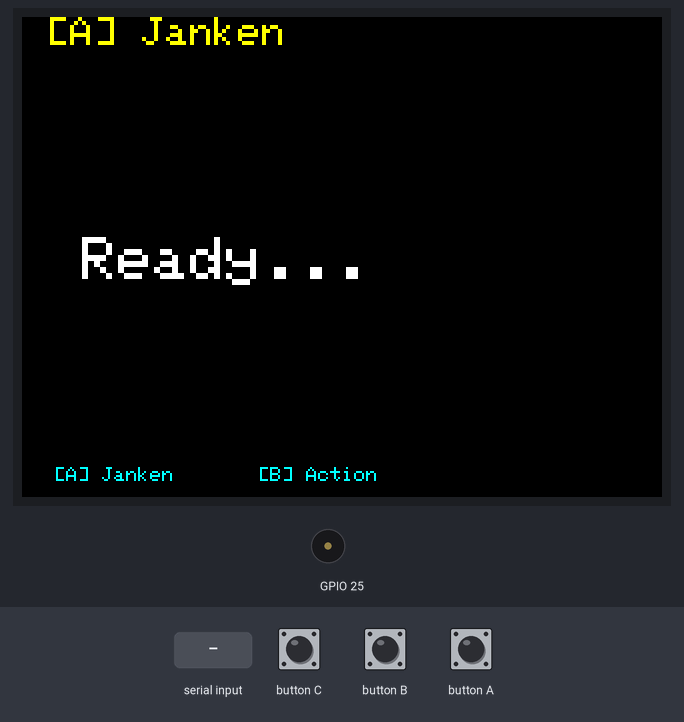
The program below on a simulated ESP32. Shown: 320×240 colour display, buzzer (waves = sounding). The test bench sets the inputs (shaded band).

Above: at 1.4 s.
1.5 s: "Closed_Fist\n" received over Serial
At 2.9 s:
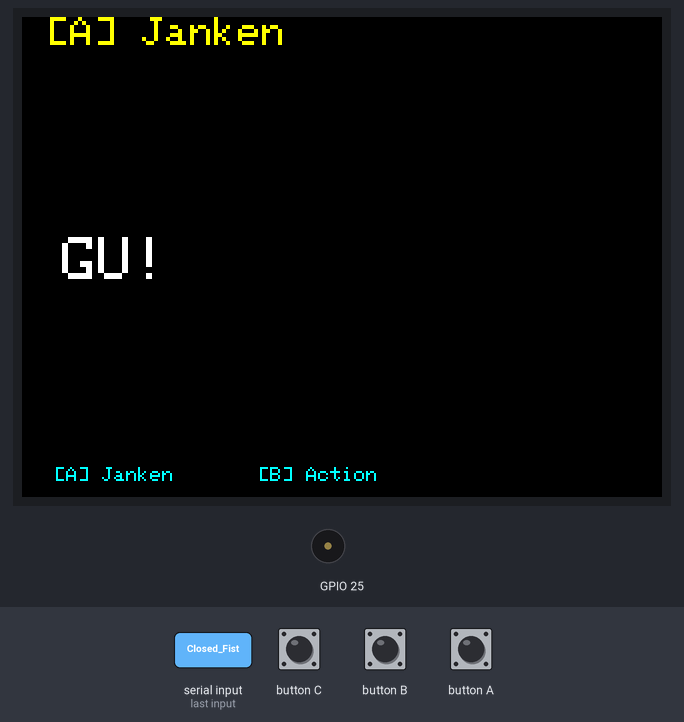
3.2 s: button B pressed for 0.15 s
At 3.8 s:
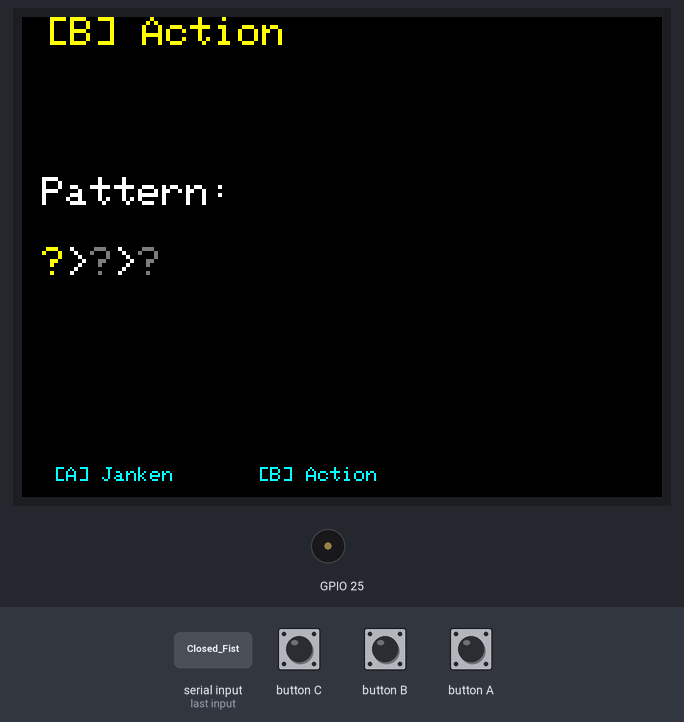
4.8 s: "Open_Palm\n" received over Serial
At 5.3 s:
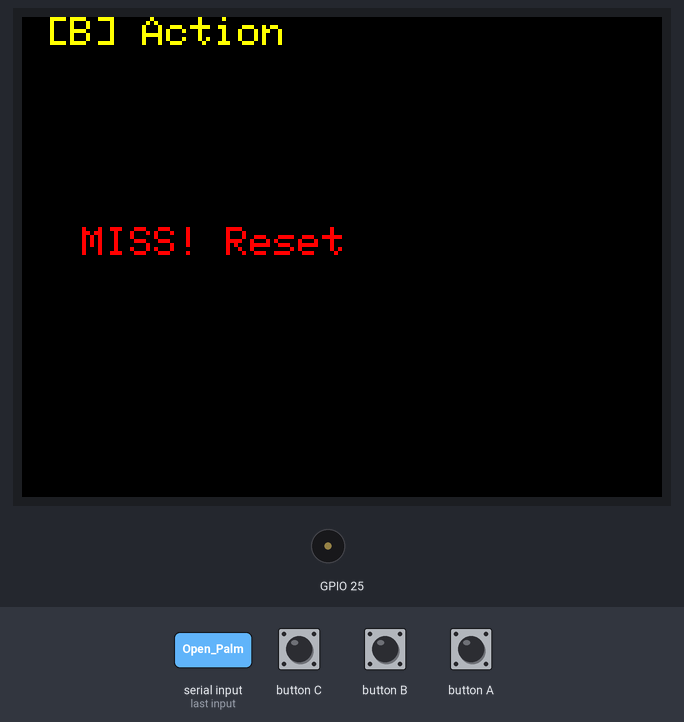
7.2 s: "Closed_Fist\n" received over Serial
At 7.8 s:
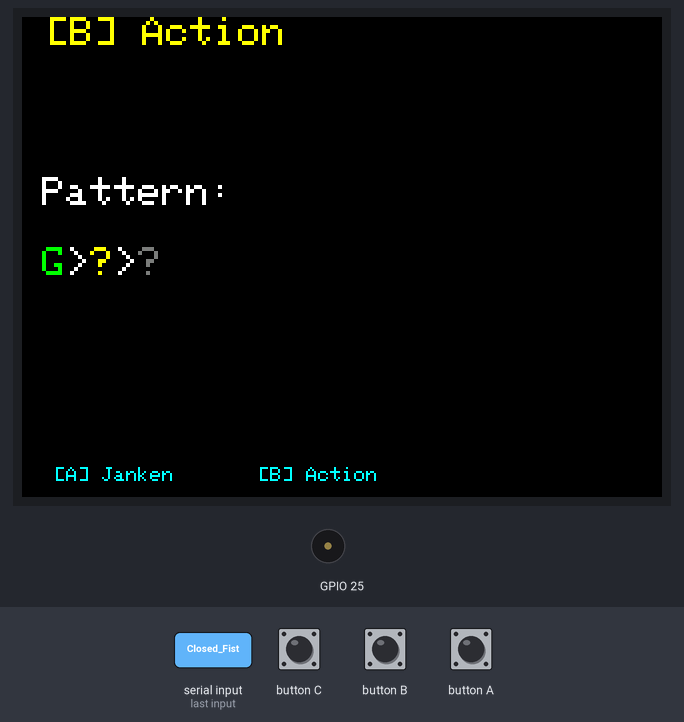
8.7 s: "Victory\n" received over Serial
At 9.6 s:
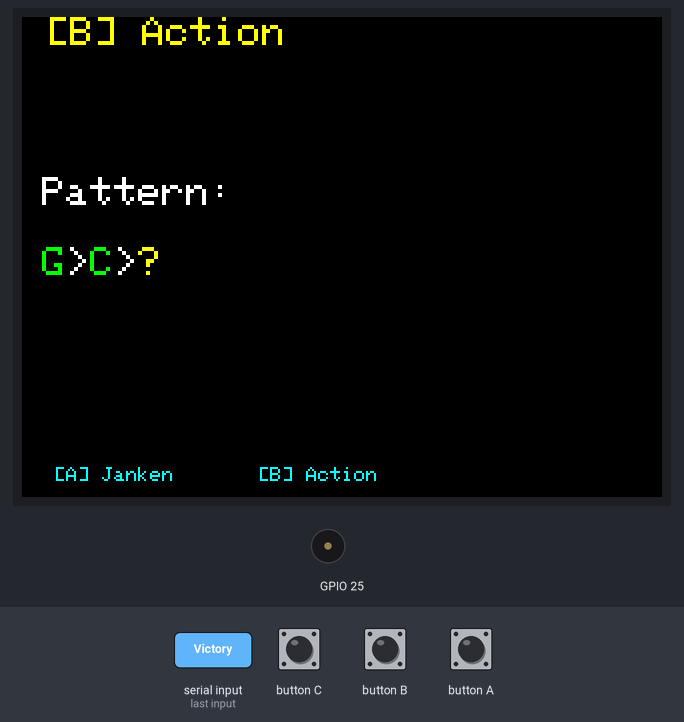
10.2 s: "Open_Palm\n" received over Serial
At 10.6 s:
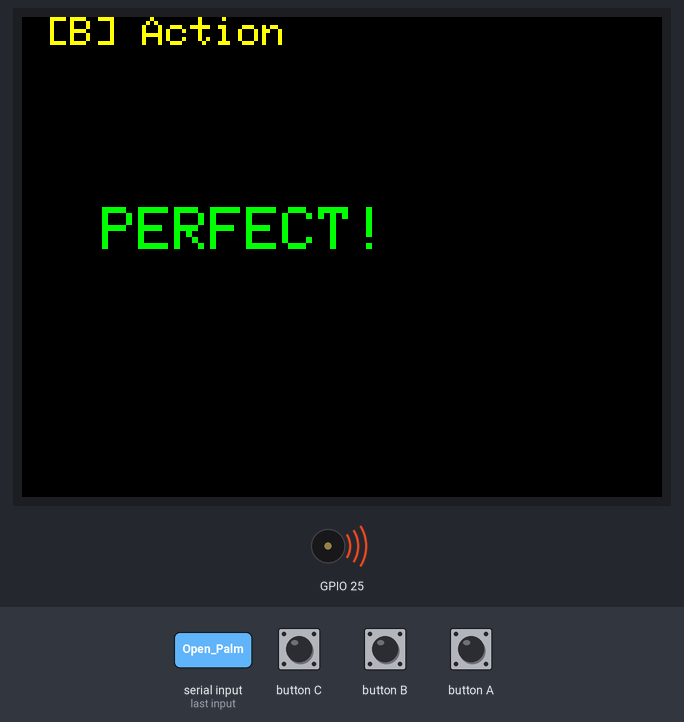
Timing chart, 0 to 13.2 s (numbered marks = the images above; inputs shaded):
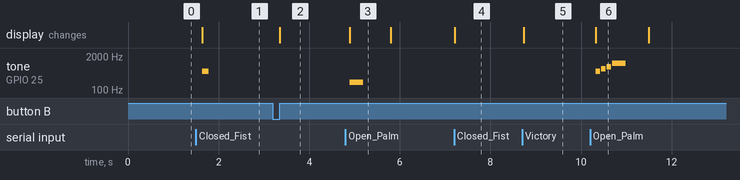

The program:

main.cpp
```cpp
#include <M5Stack.h>

#define MODE_DEFAULT 0
#define MODE_PATTERN 1

// パターン定義: ここを編集して自由に変更できます
// PATTERN: MediaPipe のジェスチャー名（送られてくる文字列）
// PATTERN_LABEL: 画面に表示する短いラベル
const String PATTERN[]       = {"Closed_Fist", "Victory", "Open_Palm"};
const String PATTERN_LABEL[] = {"G", "C", "P"};
const int    PATTERN_LEN     = sizeof(PATTERN) / sizeof(PATTERN[0]);

int currentMode = MODE_DEFAULT;
int patternStep = 0;
String gesture  = "";

void showModeLabel();
void drawButtons();
void showResult(String g);
void showPatternProgress();
void showPatternMode(String g);

void setup() {
  M5.begin();
  M5.Power.begin();
  Serial.begin(115200);
  M5.Lcd.fillScreen(BLACK);
  showModeLabel();
  M5.Lcd.setTextSize(3);
  M5.Lcd.setTextColor(WHITE, BLACK);
  M5.Lcd.setCursor(30, 110);
  M5.Lcd.print("Ready...");
  drawButtons();
}

void loop() {
  M5.update();

  // ボタンA: デフォルトモードへ
  if (M5.BtnA.wasPressed()) {
    currentMode = MODE_DEFAULT;
    patternStep = 0;
    M5.Lcd.fillScreen(BLACK);
    showModeLabel();
    M5.Lcd.setTextSize(3);
    M5.Lcd.setTextColor(WHITE, BLACK);
    M5.Lcd.setCursor(30, 110);
    M5.Lcd.print("Ready...");
    drawButtons();
  }

  // ボタンB: パターンモードへ
  if (M5.BtnB.wasPressed()) {
    currentMode = MODE_PATTERN;
    patternStep = 0;
    M5.Lcd.fillScreen(BLACK);
    showModeLabel();
    showPatternProgress();
    drawButtons();
  }

  if (Serial.available()) {
    gesture = Serial.readStringUntil('\n');
    gesture.trim();
    if (currentMode == MODE_DEFAULT) {
      showResult(gesture);
    } else {
      showPatternMode(gesture);
    }
  }

  delay(50);
}

void showModeLabel() {
  M5.Lcd.setTextSize(2);
  M5.Lcd.setTextColor(YELLOW, BLACK);
  M5.Lcd.setCursor(0, 0);
  if (currentMode == MODE_DEFAULT) {
    M5.Lcd.print(" [A] Janken          ");
  } else {
    M5.Lcd.print(" [B] Action          ");
  }
}

void drawButtons() {
  M5.Lcd.setTextSize(1);
  M5.Lcd.setTextColor(CYAN, BLACK);
  M5.Lcd.setCursor(10, 225);
  M5.Lcd.print(" [A] Janken       [B] Action        ");
  M5.Lcd.setTextColor(WHITE, BLACK);
}

// パターン進行状況を中段に表示
void showPatternProgress() {
  M5.Lcd.setTextSize(2);
  M5.Lcd.setTextColor(WHITE, BLACK);
  M5.Lcd.setCursor(10, 80);
  M5.Lcd.print("Pattern:            ");
  M5.Lcd.setCursor(10, 115);
  for (int i = 0; i < PATTERN_LEN; i++) {
    if (i < patternStep) {
      M5.Lcd.setTextColor(GREEN, BLACK);
      M5.Lcd.print(PATTERN_LABEL[i]);
    } else if (i == patternStep) {
      M5.Lcd.setTextColor(YELLOW, BLACK);
      M5.Lcd.print("?");
    } else {
      M5.Lcd.setTextColor(DARKGREY, BLACK);
      M5.Lcd.print("?");
    }
    if (i < PATTERN_LEN - 1) {
      M5.Lcd.setTextColor(WHITE, BLACK);
      M5.Lcd.print(">");
    }
  }
  M5.Lcd.print("          ");
}

void showPatternMode(String g) {
  if (g == PATTERN[patternStep]) {
    patternStep++;
    if (patternStep == PATTERN_LEN) {
      // パターン完成
      M5.Lcd.fillScreen(BLACK);
      showModeLabel();
      M5.Lcd.setTextSize(3);
      M5.Lcd.setTextColor(GREEN, BLACK);
      M5.Lcd.setCursor(40, 95);
      M5.Lcd.print("PERFECT!");
      M5.Speaker.tone(523, 100);
      delay(120);
      M5.Speaker.tone(659, 100);
      delay(120);
      M5.Speaker.tone(784, 100);
      delay(120);
      M5.Speaker.tone(1047, 300);
      delay(700);
      patternStep = 0;
      M5.Lcd.fillScreen(BLACK);
      showModeLabel();
      showPatternProgress();
      drawButtons();
    } else {
      showPatternProgress();
    }
  } else {
    // ミス: リセット
    patternStep = 0;
    M5.Lcd.fillScreen(BLACK);
    showModeLabel();
    M5.Lcd.setTextSize(2);
    M5.Lcd.setTextColor(RED, BLACK);
    M5.Lcd.setCursor(30, 105);
    M5.Lcd.print("MISS! Reset");
    M5.Speaker.tone(200, 300);
    delay(800);
    M5.Lcd.fillScreen(BLACK);
    showModeLabel();
    showPatternProgress();
    drawButtons();
  }
}

void showResult(String g) {
  M5.Lcd.fillScreen(BLACK);
  showModeLabel();
  M5.Lcd.setTextSize(3);
  M5.Lcd.setTextColor(WHITE, BLACK);
  M5.Lcd.setCursor(20, 110);

  if (g == "Closed_Fist") {
    M5.Lcd.print("GU!");
    M5.Speaker.tone(523, 150);
  } else if (g == "Open_Palm") {
    M5.Lcd.print("PA!");
    M5.Speaker.tone(659, 150);
  } else if (g == "Victory") {
    M5.Lcd.print("CHOKI!");
    M5.Speaker.tone(784, 150);
  } else if (g == "Thumb_Up") {
    M5.Lcd.print("GOOD!");
    M5.Speaker.tone(880, 150);
  } else {
    M5.Lcd.print(g);
  }
  drawButtons();
}
```

Measured:
- after the input at 1.5 s, tone on GPIO 25: silent → 523 Hz after 0.14 s, → silent 0.15 s later; the display: changes after 0.14 s (image 1)
- after the input at 3.2 s, the display: changes after 0.15 s (image 2)
- after the input at 4.8 s, tone on GPIO 25: silent → 200 Hz after 0.09 s, → silent 0.30 s later; the display: changes after 0.09 s (image 3)
- after the input at 7.2 s, the display: changes at once (image 4)
- after the input at 8.7 s, the display: changes at once (image 5)
- after the input at 10.2 s, tone on GPIO 25: plays 523 Hz for 0.10 s, 659 Hz for 0.10 s, 784 Hz for 0.10 s, 1047 Hz for 0.30 s, starting after 0.13 s; the display: changes after 0.13 s (image 6)
- what the display in image 3 shows lasts 0.9 s, from 4.9 s to 5.8 s
